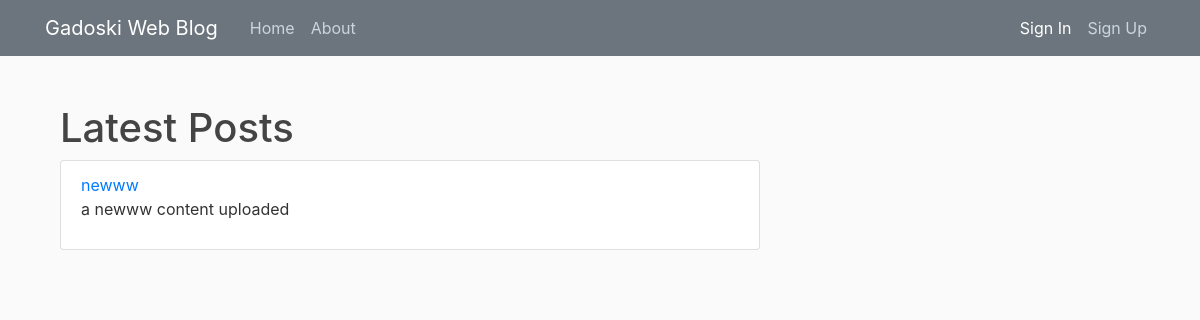
Before: /latest-posts with the older database file.
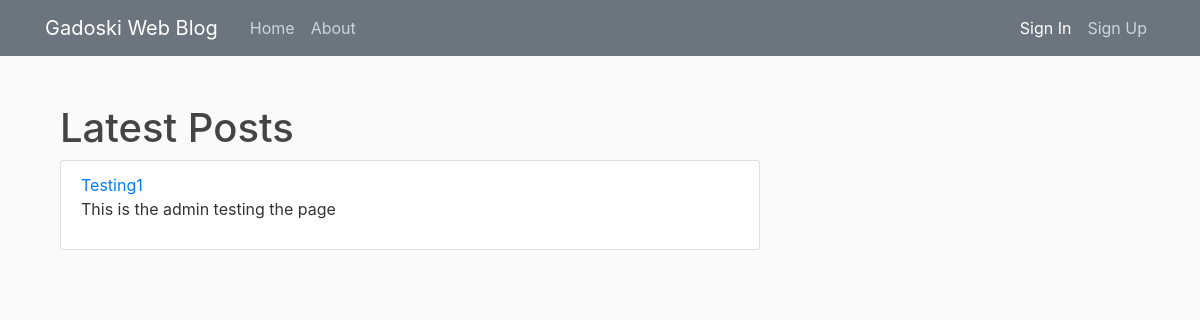
After: the same page with the newer database file.
### flaskblog/models.py (models this page shows, shortened)
class Post(db.Model):
    id = db.Column(db.Integer, primary_key=True)
    title = db.Column(db.String(100), nullable=False)
    date_posted = db.Column(db.DateTime, nullable=False, default=datetime.utcnow)
    content = db.Column(db.Text, nullable=False)
    user_id = db.Column(db.Integer, db.ForeignKey('user.id'), nullable=False)

### flaskblog/users/routes.py (the view)
@users.route('/latest-posts')
def latest_posts():
    page = request.args.get('page', 1, type=int)
    posts = Post.query.order_by(Post.date_posted.desc()).paginate(page=page, per_page=10)
    for post in posts.items:
        post.summary = generate_summary(post.content)
    return render_template('latest_posts.html', posts=posts)

### flaskblog/users/routes.py (called while the page is built)
def generate_summary(content, length=100):
    if len(content) > length:
        return content[:length] + '...'
    return content

### flaskblog/templates/latest_posts.html (shortened to what this page needs)
{% extends "layout.html" %} {% block data %}
<div class="container mt-4">
  <h1>Latest Posts</h1>
  {% if posts.items %}
  <ul class="list-group">
    {% for post in posts.items %}
    <li class="list-group-item">
      <a href="{{ url_for('posts.post', post_id=post.id) }}"
        >{{ post.title }}</a
      >
      <p>{{ post.summary }}</p>
    </li>
    {% endfor %}
  </ul>
  {% else %}
  <p>No posts available.</p>
  {% endif %}
</div>
{% endblock %}

### flaskblog/templates/layout.html (shortened to what this page needs)
<!DOCTYPE html>
<html lang="en">
  <head>
    <link
      rel="stylesheet"
      href="https://cdn.jsdelivr.net/npm/bootstrap@4.1.3/dist/css/bootstrap.min.css"
    />
    <link
      rel="stylesheet"
      type="text/css"
      href="{{ url_for('static', filename='main.css') }}"
    />
  </head>
  <body class="">
    <header class="site-header">
      <nav class="navbar navbar-expand-md navbar-dark bg-secondary fixed-top">
        <div class="container">
          <a class="navbar-brand mr-4" href="/">Gadoski Web Blog</a>
          <div class="collapse navbar-collapse" id="navbarToggle">
            <div class="navbar-nav mr-auto">
              <a class="nav-item nav-link" href="{{ url_for('main.homepage') }}"
                >Home</a
              >
              <a
                class="nav-item nav-link"
                href="{{ url_for('main.about_page') }}"
                >About</a
              >
            </div>
            <div class="navbar-nav">
              {% if current_user.is_authenticated %}
              <a class="nav-item nav-link" href="{{ url_for('posts.newPost') }}"
                >New Post</a
              >
              <a class="nav-item nav-link" href="{{ url_for('users.account') }}"
                >Account</a
              >
              <a class="nav-item nav-link" href="{{ url_for('users.signOut') }}"
                >Sign Out</a
              >
              {% else %}
              <a
                class="nav-item nav-link text-white"
                href="{{ url_for('users.signIn') }}"
                >Sign In</a
              >
              <a class="nav-item nav-link" href="{{ url_for('users.signUp') }}"
                >Sign Up</a
              >
              {% endif %}
            </div>
          </div>
        </div>
      </nav>
    </header>
    <main role="main" class="container">
      <div class="row">
        <div class="col-md-8">
           {% block data %}{% endblock
          data %}
        </div>
      </div>
    </main>
  </body>
</html>

### flaskblog/static/main.css (style rules this page uses)
body { background: #fafafa; color: #333333; margin-top: 5rem; }
h1, h2, h3, h4, h5, h6 { color: #444444; }
.site-header .navbar-nav .nav-link { color: #cbd5db; }

Changed rows visible on the page:
removed Post: title "newww", summary "a newww content uploaded"
added Post: title "Testing1", summary "This is the admin testing the page"
